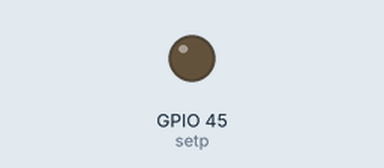
This program was run on a simulated ESP32 board running MicroPython. Parts: output pins drawn as LEDs (lit = HIGH). The modem accepts every AT command (registered, SIM ready, sends succeed) and sends nothing else; what the program prints to the serial console is not drawn. At 4.1 s the program stops and its outputs stay as they are.

Above: at 0.1 s.
At 4.1 s:
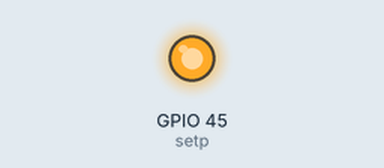
Timing chart, 0 to 5.6 s (numbered marks = the images above):
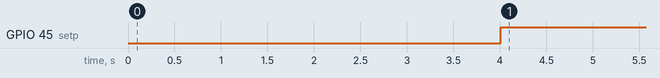

The program:

ta_config_radio_v11.py
```python
# gt38_configurator.py — MicroPython (ESP32)
# Objectif: passer les GT-38 en FU3 (faible latence) @ 9600, vérifier canal
# Broches LilyGO T-Display-S3 AMOLED: TX=43, RX=44, SET=45

from machine import Pin, UART
from time import sleep_ms, ticks_ms, ticks_diff

UART_IDX = 1          # UART1 sur S3: TX=43, RX=44
PIN_TX   = 43
PIN_RX   = 44
PIN_SET  = 45
BAUD     = 9600

ENDINGS = [b"\r\n", b"\r", b"\n"]

def read_all(u, ms=200):
    t0 = ticks_ms()
    buf = b""
    while ticks_diff(ticks_ms(), t0) < ms:
        if u.any():
            buf += u.read()
        else:
            sleep_ms(5)
    return buf

def send_cmd(u, cmd):
    # essaie avec CRLF, puis CR, puis LF
    for e in ENDINGS:
        u.write(cmd + e)
        sleep_ms(120)
        resp = read_all(u, 300)
        if resp:
            print(cmd, "->", resp)
            return resp
    print(cmd, "->", b"(no response)")
    return b""

def enter_at_mode(uart):
    # SET bas, attendre >= 40ms, purger RX
    setp.value(0)
    sleep_ms(60)
    read_all(uart, 150)  # flush silent
    # test “AT”
    return send_cmd(uart, b"AT")

def leave_at_mode():
    setp.value(1)
    sleep_ms(60)

# --- init ---
setp = Pin(PIN_SET, Pin.OUT, value=1)   # normal
uart = UART(UART_IDX, baudrate=BAUD, tx=PIN_TX, rx=PIN_RX,
            bits=8, parity=None, stop=1, timeout=200, timeout_char=2, rxbuf=2048)

print("=== GT38 configurateur ===")
print("Basculer en mode AT…")
ok = enter_at_mode(uart)
if not ok:
    # Certains modules demandent d’entrer AT mode juste après power-on:
    # on tente une bascule/retour puis re-entrée
    leave_at_mode()
    sleep_ms(100)
    ok = enter_at_mode(uart)

# Lecture des paramètres actuels
send_cmd(uart, b"AT+RB")   # baud -> "OK+B9600" attendu
send_cmd(uart, b"AT+RF")   # mode FU -> "OK+FU3" attendu (FU1/FU2 = lent)
send_cmd(uart, b"AT+RC")   # canal -> "OK+RC100" par défaut

# Réglages recommandés pour faible latence:
send_cmd(uart, b"AT+FU3")      # mode rapide (par défaut, mais on force)
send_cmd(uart, b"AT+B9600")    # UART 9600 (garder identique sur TA & DD)

# (optionnel) régler la puissance & canal:
# send_cmd(uart, b"AT+P8")     # +20 dBm
# send_cmd(uart, b"AT+C100")   # canal 100 (par défaut), même canal sur les deux modules

# Vérification finale
send_cmd(uart, b"AT+RB")
send_cmd(uart, b"AT+RF")
send_cmd(uart, b"AT+RC")

print("Quitter AT…")
leave_at_mode()
print("Terminé. Remets ton script de mesure.")
```

Measured:
- by itself, GPIO 45 (setp): LOW → HIGH at 4.0 s
